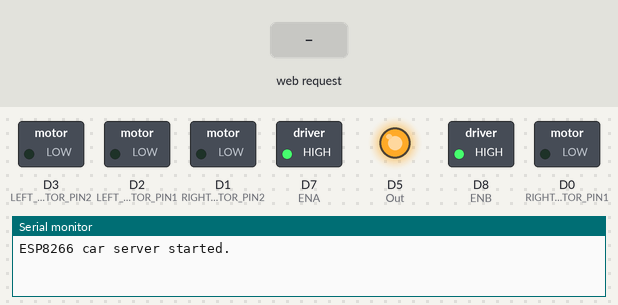
Bench run of a sketch on a simulated ESP8266 (NodeMCU). Shown: switched loads named in the sketch (green lamp = pin HIGH), output pins drawn as LEDs (lit = HIGH), the last lines printed to the serial monitor. The test bench sets the inputs (shaded band).

Above: at 1.2 s.
1.3 s: HTTP request GET /forward received
At 2.0 s:
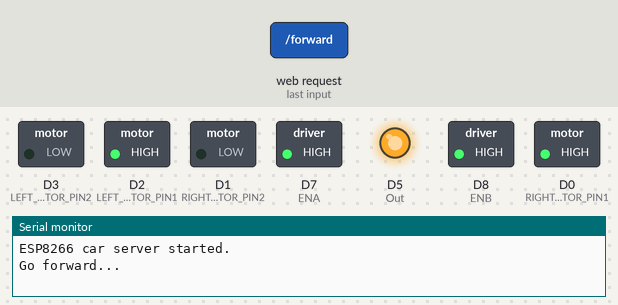
2.8 s: HTTP request GET /backward received
At 3.2 s:
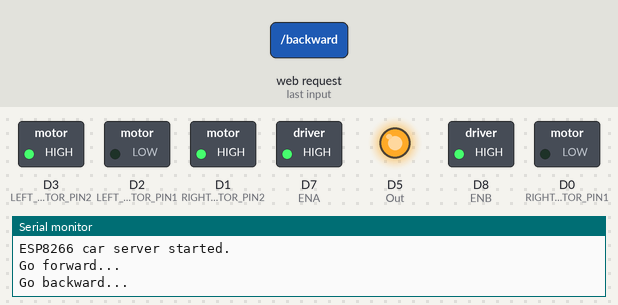
4.3 s: HTTP request GET /left received
At 5.5 s:
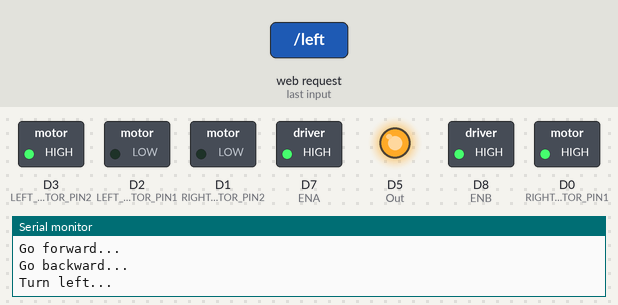
5.8 s: HTTP request GET /right received
At 6.7 s:
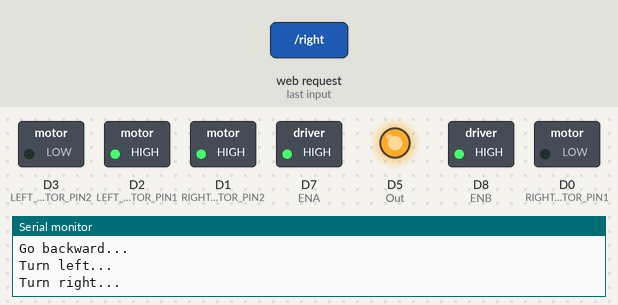
7.3 s: HTTP request GET /forward?State=B received
At 8.1 s:
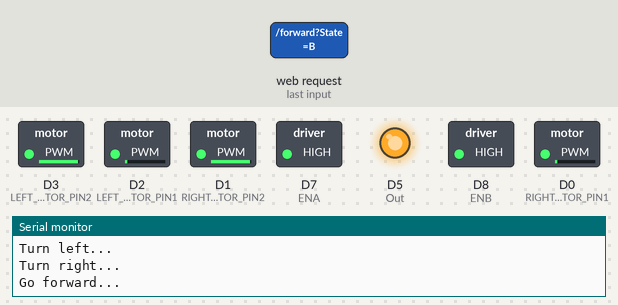
8.8 s: HTTP request GET / received
At 10.0 s:
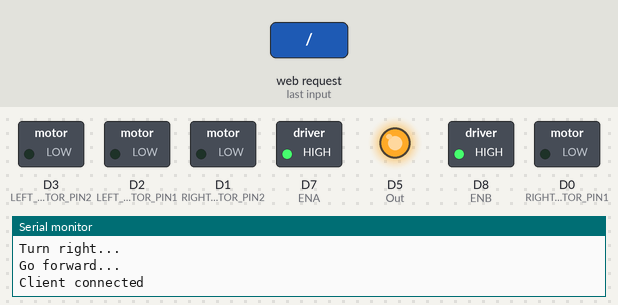
Timing chart, 0 to 11.3 s (numbered marks = the images above; inputs shaded):
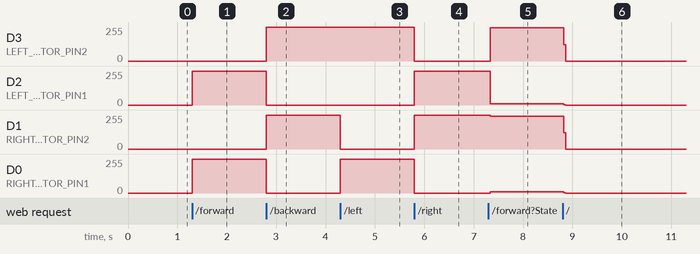

Measured:
- after the input at 1.3 s, D2 (LEFT_MOTOR_PIN1), D0 (RIGHT_MOTOR_PIN1): 0/255 → 255/255 at once
- after the input at 2.8 s, D3 (LEFT_MOTOR_PIN2), D1 (RIGHT_MOTOR_PIN2): 0/255 → 255/255 at once; D2 (LEFT_MOTOR_PIN1), D0 (RIGHT_MOTOR_PIN1): 255/255 → 0/255 at once
- after the input at 4.3 s, D1 (RIGHT_MOTOR_PIN2): 255/255 → 0/255 at once; D0 (RIGHT_MOTOR_PIN1): 0/255 → 255/255 at once
- after the input at 5.8 s, D3 (LEFT_MOTOR_PIN2), D0 (RIGHT_MOTOR_PIN1): 255/255 → 0/255 at once; D2 (LEFT_MOTOR_PIN1), D1 (RIGHT_MOTOR_PIN2): 0/255 → 255/255 at once
- after the input at 7.3 s, D3 (LEFT_MOTOR_PIN2): 0/255 → 248/255 at once; D2 (LEFT_MOTOR_PIN1): 255/255 → 9/255 at once; D1 (RIGHT_MOTOR_PIN2): 255/255 → 247/255 at once; D0 (RIGHT_MOTOR_PIN1): 0/255 → 9/255 at once
- after the input at 8.8 s, D3 (LEFT_MOTOR_PIN2): 248/255 → 0/255 at once; D2 (LEFT_MOTOR_PIN1), D0 (RIGHT_MOTOR_PIN1): 9/255 → 0/255 at once; D1 (RIGHT_MOTOR_PIN2): 247/255 → 0/255 at once

The sketch:

NodeMcu_Car.ino
```cpp
#include <ESP8266WiFi.h>
#include <ESP8266WebServer.h>
#include <ArduinoOTA.h>

// WiFi settings
#define SSID_AP            "Radib's Car"
#define PASSWORD_AP        "00001111"

// motor settings
#define RIGHT_MOTOR_PIN1  D0
#define RIGHT_MOTOR_PIN2  D1
#define LEFT_MOTOR_PIN1   D2
#define LEFT_MOTOR_PIN2   D3
#define ENA   D7
#define ENB   D8
#define Out   D5


IPAddress local_ip(192, 168, 4, 1);           //IP for AP mode
IPAddress gateway(192, 168, 100, 1);          //IP for AP mode
IPAddress subnet(255, 255, 255, 0);           //IP for AP mode
ESP8266WebServer server(80);

int car_mode = 0;
String command;
int RIGHT_MOTOR_SPEED= 1023;              // speed for right motor (0-1023)
int LEFT_MOTOR_SPEED=  1023;                // speed for left motor (0-1023)

// initialize
void setup() {

  Serial.begin(115200);

  pinMode(RIGHT_MOTOR_PIN1, OUTPUT);
  pinMode(RIGHT_MOTOR_PIN2, OUTPUT);
  pinMode(LEFT_MOTOR_PIN1, OUTPUT);
  pinMode(LEFT_MOTOR_PIN2, OUTPUT);
  pinMode(ENA, OUTPUT);
  pinMode(ENB, OUTPUT);
  pinMode(Out, OUTPUT);
  //car_control(); // stop the car

  digitalWrite(ENA, HIGH);
  digitalWrite(ENB, HIGH);
  digitalWrite(Out, HIGH);

  WiFi.mode(WIFI_AP);
  WiFi.softAPConfig(local_ip, gateway, subnet);
  WiFi.softAP(SSID_AP, PASSWORD_AP);

  // setup web server to handle specific HTTP requests
  server.on("/", HTTP_GET, handle_OnConnect);
  server.on("/forward", HTTP_GET, handle_forward);
  server.on("/backward", HTTP_GET, handle_backward);
  server.on("/left", HTTP_GET, handle_left);
  server.on("/right", HTTP_GET, handle_right);
  server.on("/stop", HTTP_GET, handle_stop);
  server.onNotFound(handle_NotFound);

  //start server
  server.begin();
  ArduinoOTA.begin();
  Serial.println("ESP8266 car server started.");

}

// handle HTTP requests and control car
void loop() {
  ArduinoOTA.handle();
  server.handleClient();
  command = server.arg("State");
  car_control();
}

// HTTP request: on connect
void handle_OnConnect() {
  car_mode = 0;
  Serial.println("Client connected");
  server.send(200, "text/html", SendHTML());
}

// HTTP request: stop car
void handle_stop() {
  car_mode = 0;
  Serial.println("Stopped");
  server.send(200, "text/html", SendHTML());
}

// HTTP request: go forward
void handle_forward() {
  car_mode = 1;
  Serial.println("Go forward...");
  server.send(200, "text/html", SendHTML());
}

// HTTP request: go backward
void handle_backward() {
  car_mode = 2;
  Serial.println("Go backward...");
  server.send(200, "text/html", SendHTML());
}

// HTTP request: turn left
void handle_left() {
  car_mode = 3;
  Serial.println("Turn left...");
  server.send(200, "text/html", SendHTML());
}

// HTTP request: turn right
void handle_right() {
  car_mode = 4;
  Serial.println("Turn right...");
  server.send(200, "text/html", SendHTML());
}


// function to move forward
void Forward(){

   analogWrite(RIGHT_MOTOR_PIN1, RIGHT_MOTOR_SPEED);
   digitalWrite(RIGHT_MOTOR_PIN2, LOW);
   analogWrite(LEFT_MOTOR_PIN1, LEFT_MOTOR_SPEED);
   digitalWrite(LEFT_MOTOR_PIN2, LOW);
}

// function to move backward
void Backward(){
      digitalWrite(RIGHT_MOTOR_PIN1, LOW);
      analogWrite(RIGHT_MOTOR_PIN2, RIGHT_MOTOR_SPEED);
      digitalWrite(LEFT_MOTOR_PIN1, LOW);
      analogWrite(LEFT_MOTOR_PIN2, LEFT_MOTOR_SPEED);
}

// function to turn Left
void TurnLeft(){
   digitalWrite(RIGHT_MOTOR_PIN1, RIGHT_MOTOR_SPEED);
   analogWrite(RIGHT_MOTOR_PIN2, LOW);
   digitalWrite(LEFT_MOTOR_PIN1, LOW);
   analogWrite(LEFT_MOTOR_PIN2,LEFT_MOTOR_SPEED);

}

// function to turn Right
void TurnRight(){
      digitalWrite(RIGHT_MOTOR_PIN1, LOW);
      analogWrite(RIGHT_MOTOR_PIN2, RIGHT_MOTOR_SPEED);
      digitalWrite(LEFT_MOTOR_PIN1, LEFT_MOTOR_SPEED);
      analogWrite(LEFT_MOTOR_PIN2, LOW);
}

// function to stop motors

void Stop(){
  digitalWrite(RIGHT_MOTOR_PIN1, LOW);
  digitalWrite(RIGHT_MOTOR_PIN2, LOW);
  digitalWrite(LEFT_MOTOR_PIN1, LOW);
  digitalWrite(LEFT_MOTOR_PIN2, LOW);
}

// HTTP request: other
void handle_NotFound() {
  car_mode = 0;
  Serial.println("Page error");
  server.send(404, "text/plain", "Not found");
}

// control car movement
void car_control() {
  if(car_mode==0 ) {

      Stop();
  }
  if(car_mode==1 ||command == "F") {
      Forward();
  }
   if(car_mode==2 ||command == "B") {
      Backward();
  }
    if(car_mode==3 ||command == "L") {
      TurnLeft();
  }
    if(car_mode==4 ||command == "R") {
      TurnRight();
  }


  //speed Control

      if (command == "0")
      {
        LEFT_MOTOR_SPEED=330;
        RIGHT_MOTOR_SPEED=330;
      }
      if (command == "1")
      {
        LEFT_MOTOR_SPEED=400;
        RIGHT_MOTOR_SPEED=400;
      }
       if (command == "2")
      {
        LEFT_MOTOR_SPEED=430;
        RIGHT_MOTOR_SPEED=430;
      }

      if (command == "3")
      {
        LEFT_MOTOR_SPEED=530;
        RIGHT_MOTOR_SPEED=530;
      }
       if (command == "4")
      {
        LEFT_MOTOR_SPEED=630;
        RIGHT_MOTOR_SPEED=630;
      }
       if (command == "5")
      {
        LEFT_MOTOR_SPEED=680;
        RIGHT_MOTOR_SPEED=680;
      }
       if (command == "6")
      {
        LEFT_MOTOR_SPEED=730;
        RIGHT_MOTOR_SPEED=730;
      }
       if (command == "7")
      {
        LEFT_MOTOR_SPEED=830;
        RIGHT_MOTOR_SPEED=830;
      }
      if (command == "8")
      {
        LEFT_MOTOR_SPEED=890;
        RIGHT_MOTOR_SPEED=890;
      }
       if (command == "9")
      {
        LEFT_MOTOR_SPEED=930;
        RIGHT_MOTOR_SPEED=930;
      }
      if (command == "q")
      {
        LEFT_MOTOR_SPEED=1023;
        RIGHT_MOTOR_SPEED=1023;
      }
}


// output HTML web page for user
String SendHTML() {
  String html = "<!DOCTYPE html>";
  html += "<html>";
  html += "<head>";
  html += "<title>ESP8266 WiFi Car</title>";
  html += "<meta name=\"viewport\" content=\"width=device-width, initial-scale=1\">";
  html += "<style>body {background-color: Moccasin;} h1 {color: SaddleBrown;} h2 {color: Olive;}</style>";
  html += "</head>";
  html += "<body>";

  html += "<div align=\"center\">";
  html += "<h1>Mehedi's Car</h1>";
  html += "<h2>Press \"stop\" after the server has been reset</h2>";
  html += "<br>\n";
  html += "</div>\n";

  html += "<form method=\"GET\">";
  html += "<div align=\"center\">";
  html += "<input type=\"button\" value=\"Car stop\" onclick=\"window.location.href='/stop'\">";
  html += "<br>\n";

  html += "<input type=\"button\" value=\"Go forward\" onclick=\"window.location.href='/forward'\">";
  html += "<input type=\"button\" value=\"Go backward\" onclick=\"window.location.href='/backward'\">";
  html += "<br>\n";

  html += "<input type=\"button\" value=\"Turn left\" onclick=\"window.location.href='/left'\">";
  html += "<input type=\"button\" value=\"Turn right\" onclick=\"window.location.href='/right'\">";
  html += "</div>\n";
  html += "</form>\n";

  html += "</body>\n";
  html += "</html>\n";
  return html;
}
```
